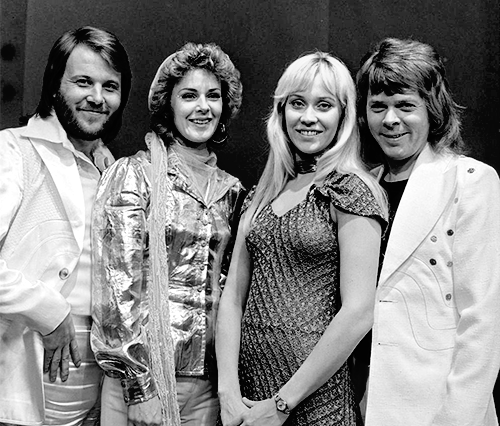
#> input picture images/abba.png, 500 x 426 px, found by its file name
$ python faceRecog.py abba.png haarcascade_frontalface_default.xml
#> lines starting #> are read from the running program, lines starting #| are printed output that depends on the picture; after the words box and inside, x2 and y2 are one past the last pixel; in counts of white or black regions, pixels touching at a corner belong together
'''
Tutorial for this code found at:
https://realpython.com/face-recognition-with-python/

make sure you have cv2 installed
    >>pip install opencv-python
    >>pip install opencv-contrib-python

to run:
(if command line arguments are enabled)
>> python faceRecog.py abba.png haarcascade_frontalface_default.xml

(otherwise)
>>python faceRecog.py
'''

import cv2
import sys

# Get supplied values
imagePath = sys.argv[1]


# Create the haar cascade
faceCascade = cv2.CascadeClassifier(cv2.data.haarcascades + "haarcascade_frontalface_default.xml")
eye_cascade = cv2.CascadeClassifier(cv2.data.haarcascades + 'haarcascade_eye.xml')


image = cv2.imread(imagePath)
#> image is the input picture: shape (426, 500, 3); min 0, max 255, mean 130.8
gray = cv2.cvtColor(image, cv2.COLOR_BGR2GRAY)

# Detect faces in the image
faces = faceCascade.detectMultiScale(
    gray,
    scaleFactor=1.1,
    minNeighbors=5,
    minSize=(30, 30)
)
#> faces = [[168, 70, 66, 66], [56, 55, 75, 75], [267, 69, 87, 87], [354, 78, 74, 74]]

facePoints = [] #toReturn

print ( "Found {0} faces!".format(len(faces)) )
#| Found 4 faces!

i = 0
# Draw a rectangle around the faces
for x, y, w, h in faces:
    cv2.rectangle(image, (x, y), (x+w, y+h), (0, 255, 0), 2)
    roi_gray = gray[y:y+h, x:x+w]
    roi_color = image[y:y+h, x:x+w]
    eyes = eye_cascade.detectMultiScale(roi_gray)
    toAppend = [x, y, w, h]


    j = 0
    toAppendtotoAppend = []
    for (ex,ey,ew,eh) in eyes:
        cv2.rectangle(roi_color,(ex,ey),(ex+ew,ey+eh),(0,255,0),2)
        toAppendtotoAppend.append(ex)
        toAppendtotoAppend.append(ey)
        toAppendtotoAppend.append(ew)
        toAppendtotoAppend.append(eh)
        j+=1
        if j == 2:
            toAppend.append(toAppendtotoAppend)
            break
    i += 1
    facePoints.append(toAppend)
#> this loop made 4 passes
#> (x, y, w, h, eyes) on passes 3 to 4: (267, 69, 87, 87, [[18, 21, 25, 25], [44, 23, 24, 24]]), (354, 78, 74, 74, [[38, 14, 26, 26]])
#> pass 1, `roi_gray = gray[y:y+h, x:x+w]`:
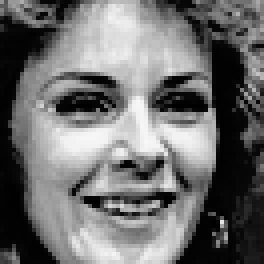
#> roi_gray: shape (66, 66) (shown 4 times larger); min 0, max 248, mean 111.1
#> pass 1, `roi_color = image[y:y+h, x:x+w]`:
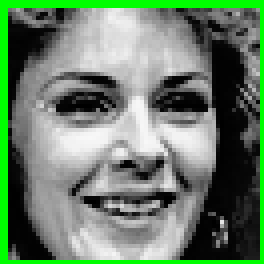
#> roi_color: shape (66, 66, 3) (shown 4 times larger); mean B, G, R 105.4, 128, 105.4
#> pass 2, `roi_gray = gray[y:y+h, x:x+w]`:
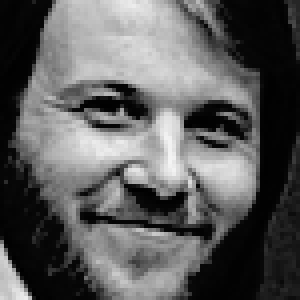
#> roi_gray: shape (75, 75) (shown 4 times larger); min 0, max 244, mean 93
#> pass 2, `roi_color = image[y:y+h, x:x+w]`:
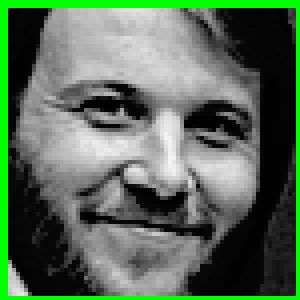
#> roi_color: shape (75, 75, 3) (shown 4 times larger); mean B, G, R 88.2, 108.2, 88.2
#> after the loop:
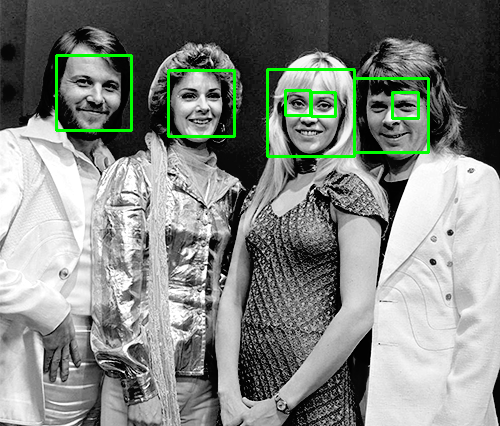
#> image: shape (426, 500, 3); 1.98% of pixels changed, all inside (x1, y1, x2, y2) = (55, 54, 430, 158)
#> after the loop:
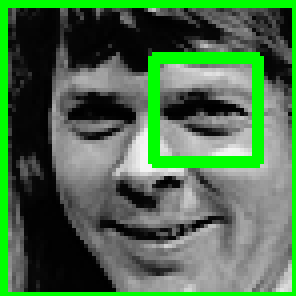
#> roi_color: shape (74, 74, 3) (shown 4 times larger); mean B, G, R 75.7, 110.3, 75.7
#> after the loop:
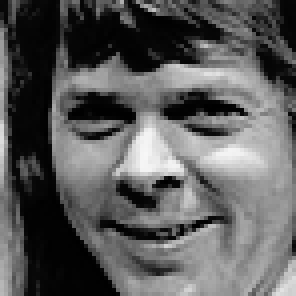
#> roi_gray: shape (74, 74) (shown 4 times larger); min 0, max 247, mean 91.6
#> after the loop, facePoints = [[168, 70, 66, 66], [56, 55, 75, 75], [267, 69, 87, 87, [18, 21, 25, 25, 44, 23, 24, 24]], [354, 78, 74, 74]]; i = 4

print(facePoints)
#| [[168, 70, 66, 66], [56, 55, 75, 75], [267, 69, 87, 87, [18, 21, 25, 25, 44, 23, 24, 24]], [354, 78, 74, 74]]

# cv2.imshow("Faces found", image)
# cv2.waitKey(0)

#now to write to a file which will be read by our Java app:

data = open("./picData.txt", "w")

for face in facePoints:
    if len(face) == 4:
        for point in face:
            data.write(str(point) + " ")
    elif len(face) == 5:
        for i in range(0, 4):
            data.write(str(face[i]) + " ")
        data.write("\n")
        for eyePoint in face[4]:
            data.write(str(eyePoint) + " ")

    data.write("\n\n")
#> this loop made 4 passes

data.close()

$ run again, with images/profile4.png copied over images/abba.png
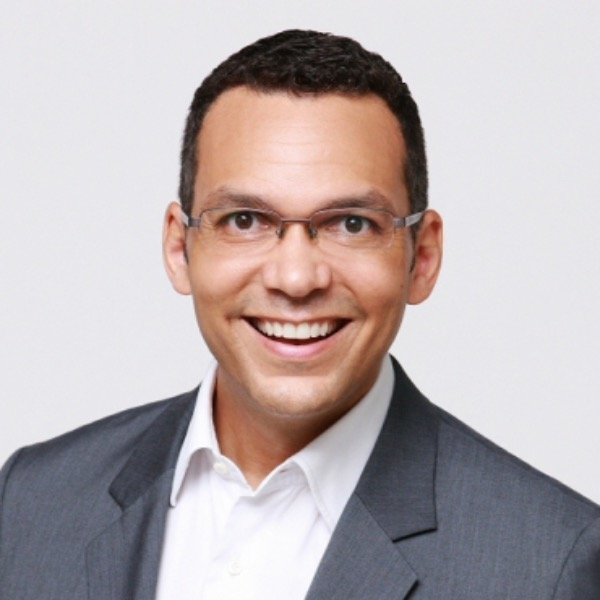
#> input picture images/profile4.png, 600 x 600 px, found by its file name
#> image is the input picture: shape (600, 600, 3); mean B, G, R 176.7, 175.6, 186.1
#> faces = [[165, 118, 270, 270]]
#| Found 1 faces!
#> the loop `for x, y, w, h in faces:` made 1 pass
#> (x, y, w, h, i) on pass 1: (165, 118, 270, 270, 1)
#> after the loop `for x, y, w, h in faces:`:
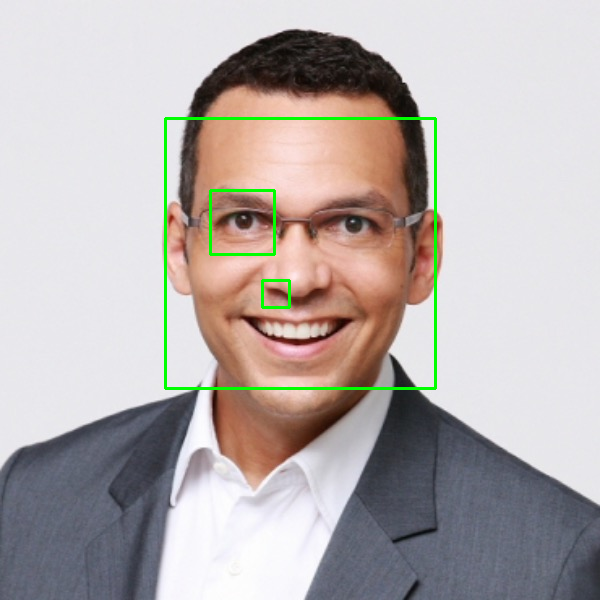
#> image: shape (600, 600, 3); 1.2% of pixels changed, all inside (x1, y1, x2, y2) = (164, 117, 437, 390)
#> after the loop `for x, y, w, h in faces:`:
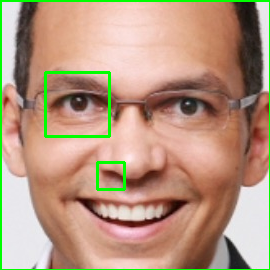
#> roi_color: shape (270, 270, 3); mean B, G, R 127.9, 151.8, 182.6
#> after the loop `for x, y, w, h in faces:`: facePoints = [[165, 118, 270, 270, [45, 72, 64, 64, 97, 162, 27, 27]]]; i = 1
#| [[165, 118, 270, 270, [45, 72, 64, 64, 97, 162, 27, 27]]]
#> the loop `for face in facePoints:` made 1 pass
#> face on pass 1: [165, 118, 270, 270, [45, 72, 64, 64, 97, 162, 27, 27]]
